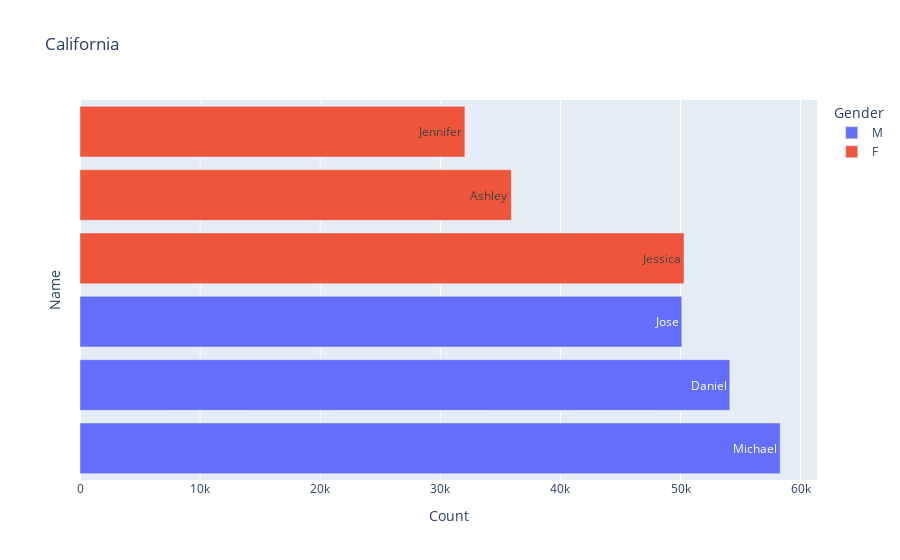

Notebook code for this chart:
### Markdown cell above
### Visualization

### Code cell
fig = px.bar(dfCA2, x='Count', y='Name', color='Gender', text='Name', orientation='h', title='California')
fig.update_yaxes(showticklabels=False)
fig.show()

### Figure 1 — Plotly figure (JSON) as saved in the notebook; plotly's stock layout.template omitted (floating-point values rounded to 4 significant figures)
{"data": [{"alignmentgroup": "True", "hovertemplate": "Gender=M<br>Count=%{x}<br>Name=%{text}<extra></extra>", "legendgroup": "M", "marker": {"color": "#636efa"}, "name": "M", "offsetgroup": "M", "orientation": "h", "showlegend": true, "text": ["Michael", "Daniel", "Jose"], "textposition": "auto", "type": "bar", "x": [58296, 54106, 50109], "xaxis": "x", "y": ["Michael", "Daniel", "Jose"], "yaxis": "y"}, {"alignmentgroup": "True", "hovertemplate": "Gender=F<br>Count=%{x}<br>Name=%{text}<extra></extra>", "legendgroup": "F", "marker": {"color": "#EF553B"}, "name": "F", "offsetgroup": "F", "orientation": "h", "showlegend": true, "text": ["Jessica", "Ashley", "Jennifer"], "textposition": "auto", "type": "bar", "x": [50290, 35917, 32046], "xaxis": "x", "y": ["Jessica", "Ashley", "Jennifer"], "yaxis": "y"}], "layout": {"barmode": "relative", "legend": {"title": {"text": "Gender"}, "tracegroupgap": 0}, "title": {"text": "California"}, "xaxis": {"anchor": "y", "domain": [0, 1], "title": {"text": "Count"}}, "yaxis": {"anchor": "x", "domain": [0, 1], "showticklabels": false, "title": {"text": "Name"}}}}
